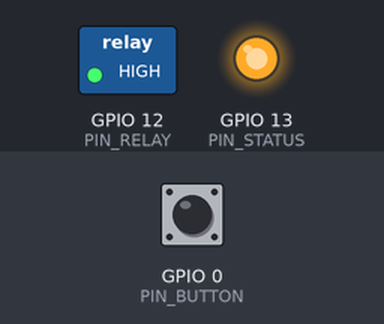
Recording of a sketch running on a simulated ESP8266 (NodeMCU). Parts: switched loads named in the sketch (green lamp = pin HIGH), output pins drawn as LEDs (lit = HIGH). The test bench sets the inputs (shaded band); at power-on: GPIO 0 (PIN_BUTTON) HIGH. WiFi joins after 1.5 s; servers stay silent unless stated; EEPROM starts erased; no MQTT or app messages arrive unless stated.

Above: at 13.2 s.
13.3 s: GPIO 0 (PIN_BUTTON) pulled LOW for 0.15 s
At 14.0 s:
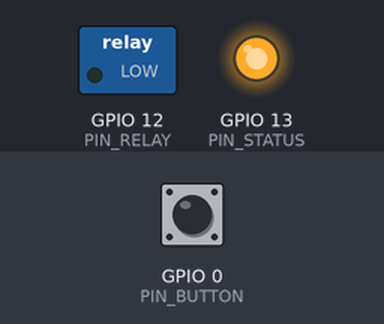
14.9 s: GPIO 0 (PIN_BUTTON) pulled LOW for 1 s
At 15.2 s:
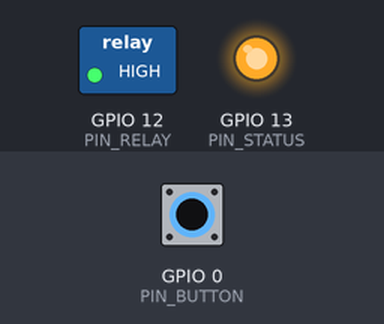
17.4 s: GPIO 0 (PIN_BUTTON) pulled LOW for 3.2 s
At 18.4 s:
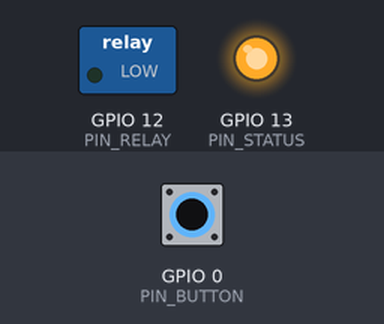
Timing chart, 0 to 20.4 s (numbered marks = the images above; inputs shaded):
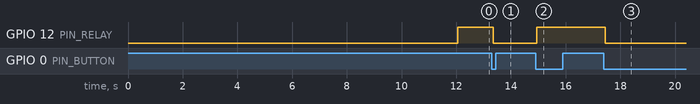

The sketch:

ITEAD-S20-CustomFW.ino
```cpp
 /**
  *
  * This firmware originate from https://github.com/kungknut/ITEAD-S20-CustomFW
  *
  * If you find a bug or want to contribute to make this firmware better? Feel
  * free to open an issue or a pull request.
  *
  */

#include <ESP8266WiFi.h>
#include <PubSubClient.h>
#include <EEPROM.h>

//#define DEBUG // Comment/Uncomment this line to enable/disable debugging output.

#define FW_VERSION "FW: master"

#define PIN_RELAY 12
#define PIN_STATUS 13
#define PIN_BUTTON 0

#define MQTT_MAX_ATTEMPT 3
#define MQTT_CONN_TIMEOUT 60000   //Milliseconds
#define MQTT_CONN_REATT 10000     //Milliseconds


const char* wifiSsid = "";                  // Network SSID
const char* wifiPass = "";                  // Network pre shared key (WPA2)

const char mqttServer[] = "";               // MQTT Servers IP-address
const int  mqttServerPort = 1883;           // MQTT Servers listening port (Default is 1883)
const char mqttUsername[] = "";             // Leave blank if authorization is not required
const char mqttPassword[] = "";             // Leave blank if authorization is not required


// Program variables
bool reportRequired = true;

long lastDebounceTime = 0;
long debounceDelay = 50;  // Milliseconds

int buttonState;
int lastButtonState;
int relayState;
int previousRelayState;

char cmdTopic[15];
char opstaTopic[17];
char mqttClientId[17];


WiFiClient wifiClient;
PubSubClient client(wifiClient);


String getConf(String type){
  String retVal;
  String chipId = String(ESP.getChipId()); // 32bit unsigned int (max value 4294967296, 10 digits)

  if(type == "chipID"){
    retVal = chipId;
  }
  if(type == "clientID"){
    retVal = "S20ESP" + chipId;
  }
  if(type == "TC"){ // Topic Command
    retVal = chipId + "/cmd";
  }
  if(type == "TS"){ // Topic State
    retVal = chipId + "/opsta";
  }

  return retVal;
}

int connectAttemptsMqtt = 0;
long lastConnectAttemptMqtt = 0;

bool connectMqtt() {

  bool retVal = false;

  client.setServer(mqttServer, mqttServerPort);
  client.setCallback(mqttCallback);

  getConf("clientID").toCharArray(mqttClientId, 15);
  getConf("TC").toCharArray(cmdTopic, 15);

  if(client.connected()){

    #ifdef DEBUG
      Serial.println("MQTT Already connected.");
    #endif

    retVal = true;
    return retVal;

  }

  connectAttemptsMqtt = millis() - lastConnectAttemptMqtt > MQTT_CONN_TIMEOUT ? 0 : connectAttemptsMqtt;

  #ifdef DEBUG
    if(connectAttemptsMqtt == MQTT_MAX_ATTEMPT){
      Serial.println("Max reconnects reached, trying again later.");
      Serial.println(millis());
    }
  #endif

  if(millis() - lastConnectAttemptMqtt > MQTT_CONN_REATT && connectAttemptsMqtt < MQTT_MAX_ATTEMPT){

    #ifdef DEBUG
      Serial.print("MQTT Client ID: ");
      Serial.println(mqttClientId);
      Serial.print("Connecting to MQTT broker: ");
      Serial.print(mqttServer);
      Serial.print(":");
      Serial.println(mqttServerPort);
    #endif

    if (client.connect(mqttClientId, mqttUsername, mqttPassword)) {
      #ifdef DEBUG
        Serial.println("Connected.");
      #endif
      if (client.subscribe(cmdTopic)) {
        #ifdef DEBUG
          Serial.print("Listening to ");
          Serial.println(cmdTopic);
        #endif
      } else {
        #ifdef DEBUG
          Serial.print("failed, rc=");
          Serial.print(client.state());
          Serial.println(" try again in 5 seconds");
        #endif

        retVal = false;
        return retVal;

      }
    } else {
      #ifdef DEBUG
        Serial.println("Connection failed, trying again.");
        Serial.println(millis());
      #endif
    }

    connectAttemptsMqtt++;
    lastConnectAttemptMqtt = millis();

  }

  retVal = true;
  return retVal;

}

void mqttCallback(char* topic, byte* payload, unsigned int length) {
  char c_payload[length];
  memcpy(c_payload, payload, length);
  c_payload[length] = '\0';

  String s_topic = String(topic);
  String s_payload = String(c_payload);

  if (s_topic == getConf("TC")) {
    if (s_payload == "ON") {
      relayState = HIGH;
    } else if (s_payload == "OFF") {
      relayState = LOW;
    }
  }
}

void setup() {
  delay(2000);

  #ifdef DEBUG
    Serial.begin(9600);
    delay(2000);
    Serial.print("Connecting to WiFi: ");
    Serial.println(wifiSsid);
    Serial.print("Using password: ");
    Serial.println(wifiPass);
  #endif

  WiFi.mode(WIFI_STA);
  WiFi.begin(wifiSsid, wifiPass);
  delay(10000);

  #ifdef DEBUG
    Serial.println(".");
    if(WiFi.status() != WL_CONNECTED){
      Serial.println("WiFi connection failed.");
    } else {
      Serial.println("WiFi connected");
      Serial.print("IP address: ");
      Serial.println(WiFi.localIP());
    }
  #endif

  if(WiFi.status() == WL_CONNECTED){

    if(connectMqtt()){
      getConf("chipID").toCharArray(mqttClientId, 11);
      client.publish(mqttClientId, FW_VERSION);
      #ifdef DEBUG
        Serial.println("MQTT Connected.");
        Serial.print("MQTT-Client ID: ");
        Serial.println(getConf("clientID"));
        Serial.print("Command topic: ");
        Serial.println(getConf("TC"));
        Serial.print("State topic: ");
        Serial.println(getConf("TS"));
      #endif
    } else {
      #ifdef DEBUG
        Serial.println("MQTT Connection failed.");
      #endif
    }

  } else {

    #ifdef DEBUG
      Serial.println("WiFi not connected, skipping MQTT.");
    #endif

  }

  EEPROM.begin(4);
  relayState = EEPROM.read(0) == 0 ? LOW : HIGH;
  previousRelayState = relayState;

  #ifdef DEBUG
    Serial.print("Setting relay output: ");
    Serial.println(relayState);
  #endif

  pinMode(PIN_BUTTON, INPUT);
  pinMode(PIN_STATUS, OUTPUT);
  pinMode(PIN_RELAY, OUTPUT);
  digitalWrite(PIN_STATUS, HIGH);
  digitalWrite(PIN_RELAY, relayState);

  #ifdef DEBUG
    Serial.println("Outputs set.");
  #endif
}


void loop() {
  long now = millis();

  client.loop();

  if(!client.connected()){
    digitalWrite(PIN_STATUS, LOW); // Light green LED if WiFi or MQTT not connected.
    connectMqtt();
  } else {
    digitalWrite(PIN_STATUS, HIGH);
  }

  int buttonReading = digitalRead(PIN_BUTTON);
  if (buttonReading != lastButtonState) {
    lastDebounceTime = millis();
  }

  if ((now - lastDebounceTime) > debounceDelay) {
    if (buttonReading != buttonState) {
      buttonState = buttonReading;
      if (buttonState == LOW) { // When button is pressed, input is low
        relayState = !relayState;

        #ifdef DEBUG
          Serial.println("Button pressed.");
        #endif
      }
    }
  }

  lastButtonState = buttonReading;

  if (lastDebounceTime > millis()) {
    lastDebounceTime = 0;
  }

  if (relayState != previousRelayState) {
    #ifdef DEBUG
      Serial.println("Toggling relay.");
    #endif
    digitalWrite(PIN_RELAY, relayState);
    previousRelayState = relayState;
    reportRequired = true;
  }

  if (reportRequired) {
    #ifdef DEBUG
      Serial.println("Reporting relay state.");
    #endif

    getConf("TS").toCharArray(opstaTopic, 17);

    if (relayState == HIGH) {
      client.publish(opstaTopic, "ON");
    } else {
      client.publish(opstaTopic, "OFF");
    }
    EEPROM.write(0, relayState);
    EEPROM.commit();
    reportRequired = false;
  }

}
```

Measured:
- after the input at 13.3 s, GPIO 12 (PIN_RELAY): HIGH → LOW after 0.05 s
- after the input at 14.9 s, GPIO 12 (PIN_RELAY): LOW → HIGH after 0.05 s
- after the input at 17.4 s, GPIO 12 (PIN_RELAY): HIGH → LOW after 0.05 s
